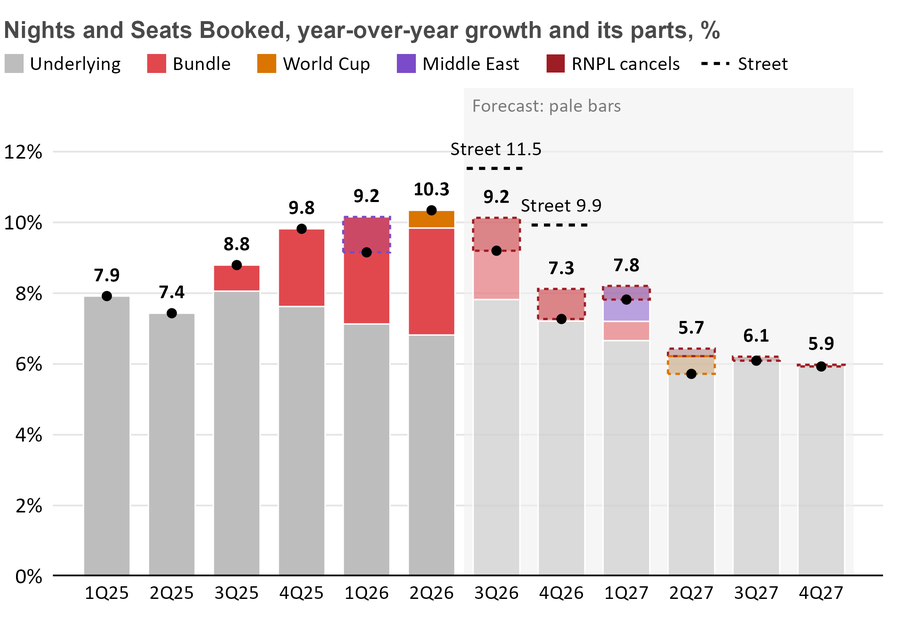
#> input picture deck/Graphs/caimanes_model_v2/stylemd/graph2_nights_bundle_separated.png, 911 x 620 px, shrunk from 2160 x 1470 before the run
$ python compose.py
#> lines starting #> are read from the running program, lines starting #| are printed output that depends on the picture
"""Put the doc caption on the image (takeaway above, source below) for the Word memo, where floating images carry no
paragraphs of their own. Chart bodies are unchanged: Graph 1 is the team's STYLE.md nights chart (model v2), Graph 2 is
proof_chart.py. Output: deck/Graphs/pm_feedback_v4/graph{1,2}_captioned.png.
Run from the repo root: python analysis/src/pitch_charts_pm/compose.py
"""
import textwrap
from pathlib import Path

from PIL import Image, ImageDraw, ImageFont

ROOT = Path(__file__).resolve().parents[3]
OUT = ROOT / "deck/Graphs/pm_feedback_v4"


def font(bold=False, size=60):
    for p in (f"/usr/share/fonts/truetype/crosextra/Carlito-{'Bold' if bold else 'Regular'}.ttf",
              f"/usr/share/fonts/truetype/liberation/LiberationSans-{'Bold' if bold else 'Regular'}.ttf"):
        if Path(p).exists():
            return ImageFont.truetype(p, size)
    return ImageFont.load_default()


def compose(src, dst, takeaway, source, top_size=64, src_size=44, wrap_top=66, wrap_src=112):
#> called with top_size = 64, src_size = 44, wrap_top = 66, wrap_src = 112
    chart = Image.open(src).convert("RGB")
#> chart is the input picture: PIL image 911x620 RGB; mean R, G, B 232.8, 227.6, 227.8
    w = chart.width
#> w = 911
    ft, fs = font(True, top_size), font(False, src_size)
    top = textwrap.wrap(takeaway, wrap_top)
    bot = textwrap.wrap(source, wrap_src)
    lh_t, lh_s = int(top_size * 1.18), int(src_size * 1.2)
    h = 20 + lh_t * len(top) + 10 + chart.height + 14 + lh_s * len(bot) + 16
#> h = 986
    img = Image.new("RGB", (w, h), "white")
#> img: PIL image 911x986 RGB; every value is 255
    d = ImageDraw.Draw(img)
    y = 20
    for line in top:
        d.text((20, y), line, font=ft, fill="#000000")
        y += lh_t
#> after the loop, y = 170
    y += 10
#> y = 180
    img.paste(chart, (0, y))
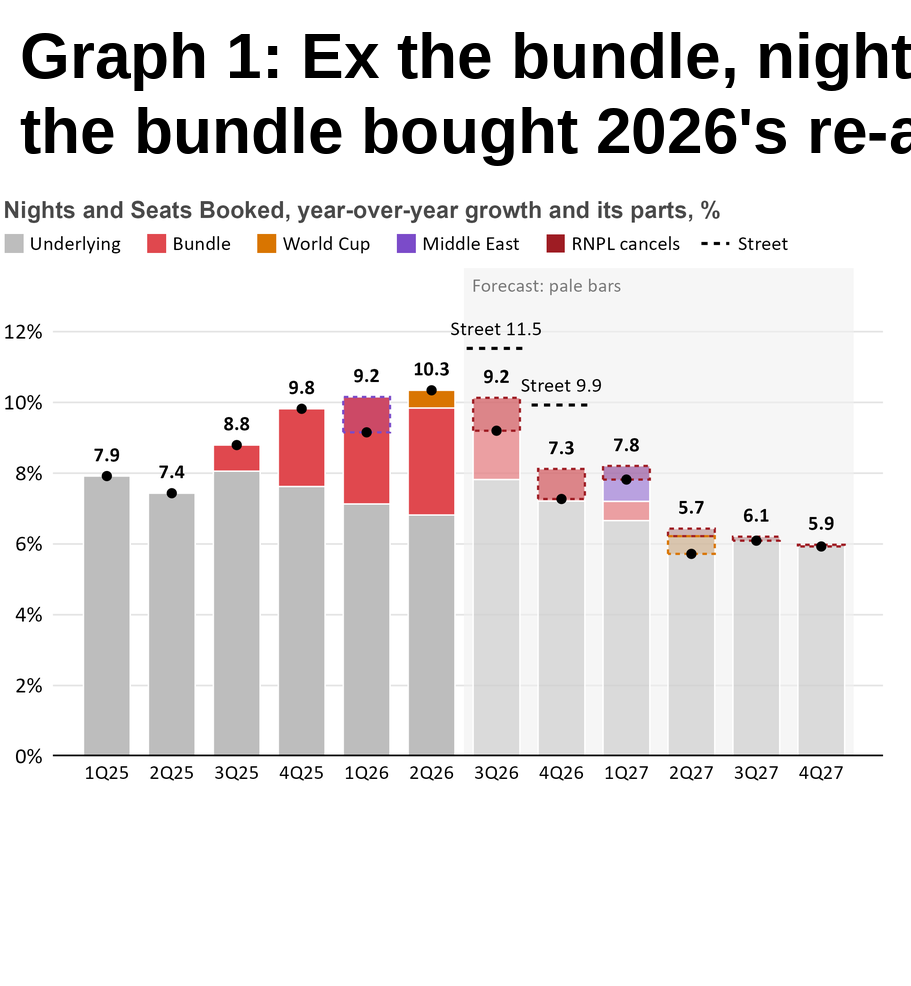
#> img: PIL image 911x986 RGB; mean R, G, B 232.2, 228.9, 229.1
    y += chart.height + 14
#> y = 814
    for line in bot:
        d.text((20, y), line, font=fs, fill="#595959")
        y += lh_s
#> this loop made 3 passes
#> y on passes 1 to 3: 866, 918, 970
#> after the loop, y = 970
    img.save(dst, dpi=(300, 300))
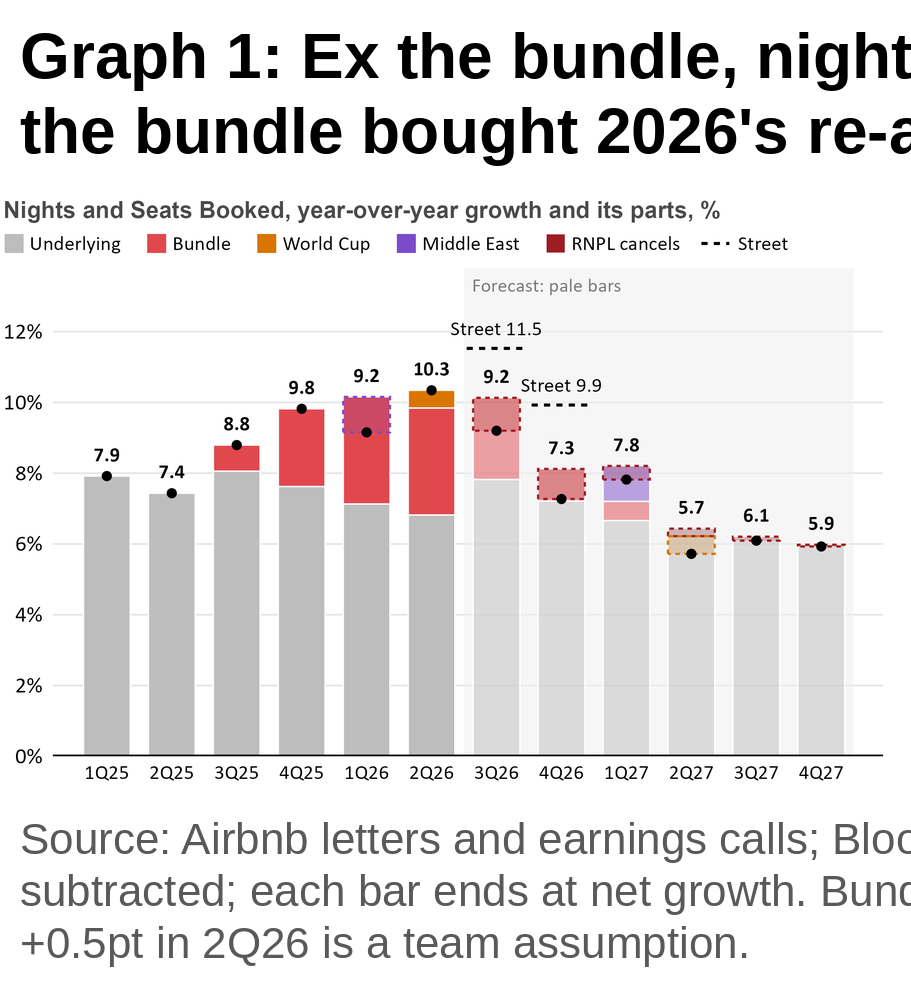
#> saved as graph1_captioned.png: PIL image 911x986 RGB; mean R, G, B 228.2, 224.9, 225.1
    print("wrote", dst, img.size)
#| wrote deck/Graphs/pm_feedback_v4/graph1_captioned.png (911, 986)


compose(ROOT / "deck/Graphs/caimanes_model_v2/stylemd/graph2_nights_bundle_separated.png", OUT / "graph1_captioned.png",
        "Graph 1: Ex the bundle, nights grow ~7-8% in 2H26 and ~6% by 2H27; the bundle bought 2026's re-acceleration",
        "Source: Airbnb letters and earnings calls; Bloomberg consensus (12 Sep 2026); team model v2. Dashed boxes are "
        "subtracted; each bar ends at net growth. Bundle = RNPL, 14-day free cancellation, host-only fee. World Cup +0.5pt "
        "in 2Q26 is a team assumption.")
compose(OUT / "graph2_stays_index_proof.png", OUT / "graph2_captioned.png",
        "Graph 2: Counting completed stays, 3Q26 nights grow ~9%, below every Street estimate",
        "Source: Inside Airbnb review dumps (123 cities); Airbnb letters; Bloomberg consensus (12 Sep 2026); team model v2. "
        "Circles to 2Q26: walk-forward predictions, refit each quarter (1Q24-2Q26, n 10). 3Q26: mapping frozen on "
        "1Q23-2Q25; bar = ±1 walk-forward RMSE.")
#> call 2 of compose, with top_size = 64, src_size = 44, wrap_top = 66, wrap_src = 112
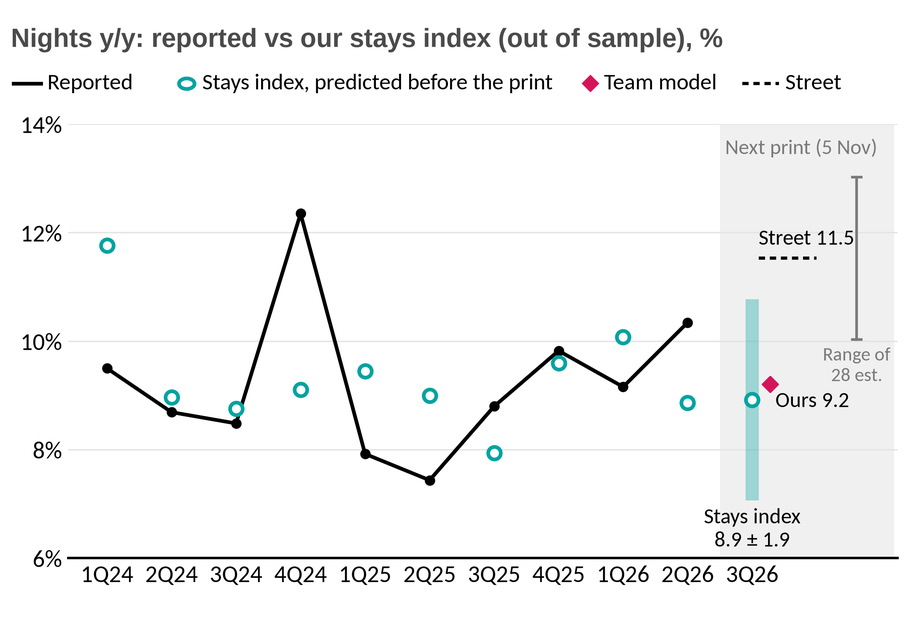
#> input picture deck/Graphs/pm_feedback_v4/graph2_stays_index_proof.png, 911 x 620 px, shrunk from 2160 x 1470 before the run
#> after the loop in compose (call 2), `for line in top:`: y = 170
#> in compose (call 2), `y += 10`: y = 180
#> in compose (call 2), `img.paste(chart, (0, y))`:
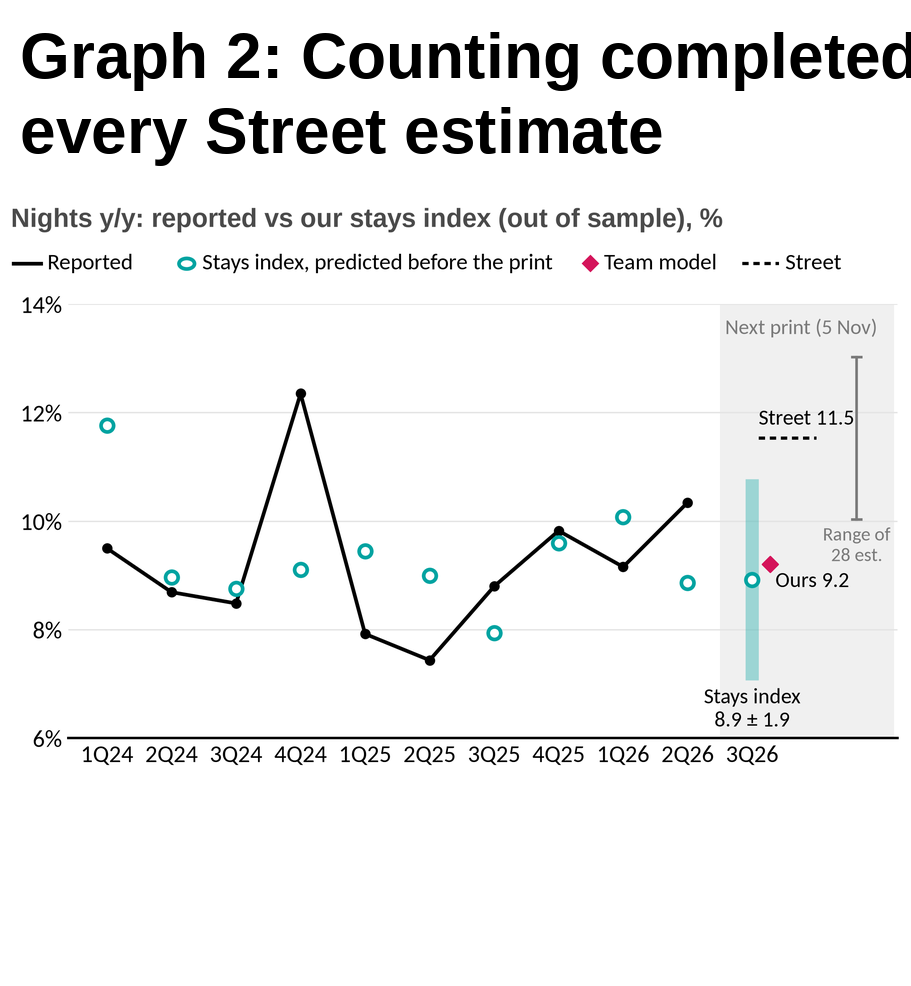
#> img: PIL image 911x986 RGB; mean R, G, B 239.9, 240.3, 240.3
#> in compose (call 2), `y += chart.height + 14`: y = 814
#> the loop in compose (call 2), `for line in bot:` made 3 passes
#> after the loop in compose (call 2), `for line in bot:`: y = 970
#> in compose (call 2), `img.save(dst, dpi=(300, 300))`:
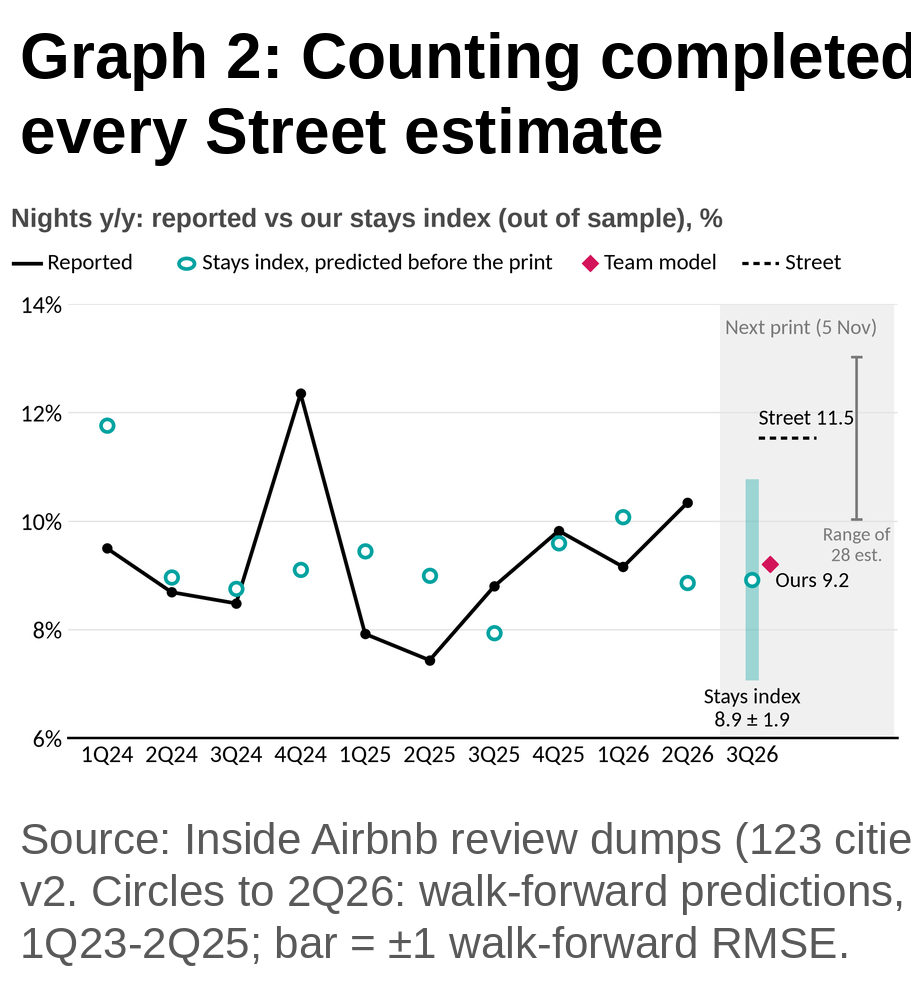
#> saved as graph2_captioned.png: PIL image 911x986 RGB; mean R, G, B 235.7, 236.1, 236.2
#| wrote deck/Graphs/pm_feedback_v4/graph2_captioned.png (911, 986)
